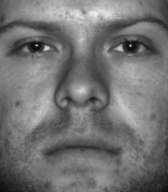
#> input picture yale/face0.jpg, 168 x 192 px, found by its file name; its folder holds 4 pictures in this run
$ python ComputeImageinNewSpace.py
#> lines starting #> are read from the running program, lines starting #| are printed output that depends on the picture
import matplotlib.pyplot as plt
import numpy as np
import os
import scipy.io
import cv2

n = 37

imgs =[]
#revoir calcul dimension pour tenir dans la mémoire en local

for i in range(n):
    img =cv2.imread('yale/face'+str(i)+'.jpg')
#> img is the input picture: shape (192, 168, 3); min 9, max 248, mean 114.6
    gray = cv2.cvtColor(img, cv2.COLOR_BGR2GRAY)
    scale_percent = 25 # percent of original size
    width = int(gray.shape[1] * scale_percent / 100)
#> width = 42
    height = int(gray.shape[0] * scale_percent / 100)
#> height = 48
    dim = (width, height)
#> dim = (42, 48)
    resized = cv2.resize(gray, dim, interpolation = cv2.INTER_AREA)
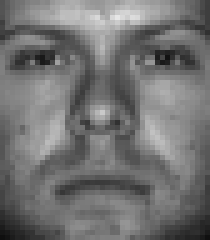
#> resized: shape (48, 42) (shown 5 times larger); min 15, max 230, mean 114.6
    gray = np.ndarray.flatten(resized)
#> gray = 2016 values, max 230 at index 149, min 15 at index 1974, mean 114.6
    imgs.append(gray)
#> pass 2 of the loop `for i in range(n):`:
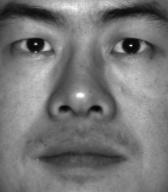
#> input picture yale/face1.jpg, 168 x 192 px, found by its file name
#> img is the input picture: shape (192, 168, 3); min 5, max 255, mean 119.3
#> `resized = cv2.resize(gray, dim, interpolation = cv2.INTER_AREA)`:
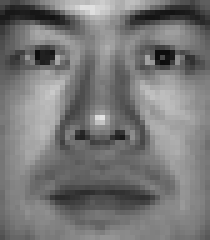
#> resized: shape (48, 42) (shown 5 times larger); min 12, max 227, mean 119.3
#> `gray = np.ndarray.flatten(resized)`: gray = 2016 values, max 227 at index 986, min 12 at index 451, mean 119.3
#> (the run stopped early here; a loop or call above may not have finished)
